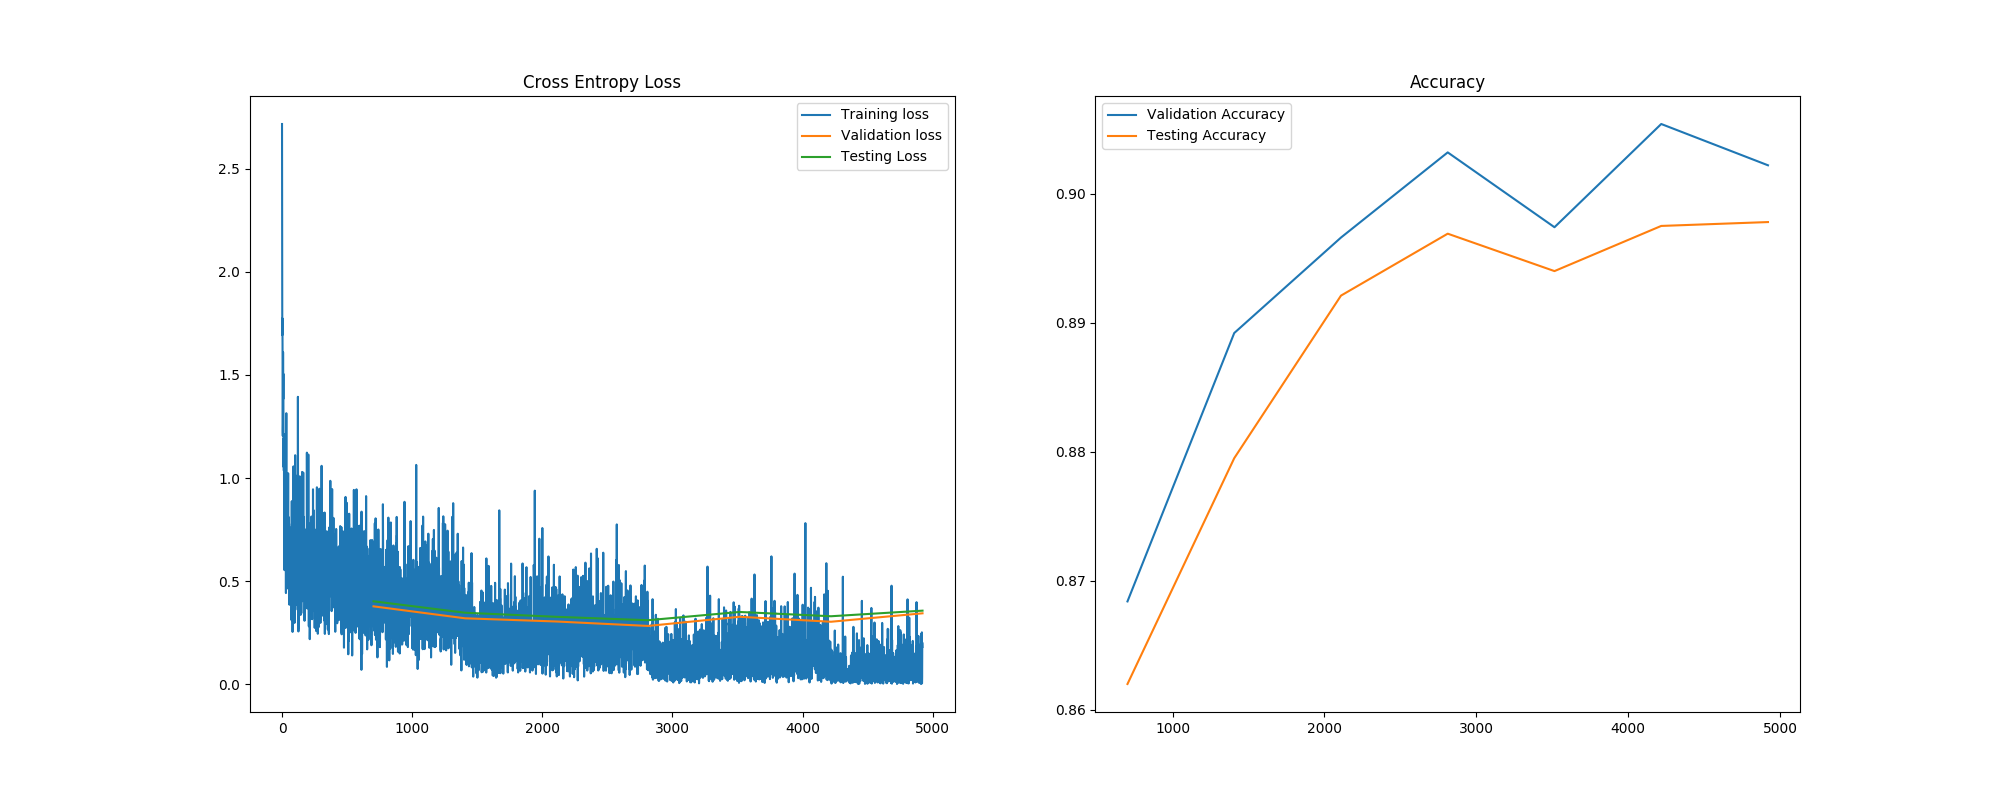

This chart was generated by the following Python code:
import pathlib
import matplotlib.pyplot as plt
import torch
import utils
import time
import typing
import collections
from torch import nn
from dataloaders import load_cifar10
import torchvision



def compute_loss_and_accuracy(
        dataloader: torch.utils.data.DataLoader,
        model: torch.nn.Module,
        loss_criterion: torch.nn.modules.loss._Loss):
    """
    Computes the average loss and the accuracy over the whole dataset
    in dataloader.
    Args:
        dataloder: Validation/Test dataloader
        model: torch.nn.Module
        loss_criterion: The loss criterion, e.g: torch.nn.CrossEntropyLoss()
    Returns:
        [average_loss, accuracy]: both scalar.
    """
    average_loss = 0
    accuracy = 0
    total_images = 0
    total_steps = 0
    correct = 0
    with torch.no_grad():
        for (X_batch, Y_batch) in dataloader:
            # Transfer images/labels to GPU VRAM, if possible
            X_batch = utils.to_cuda(X_batch)
            Y_batch = utils.to_cuda(Y_batch)
            # Forward pass the images through our model
            output_probs = model(X_batch)

            # Compute Loss and Accuracy
            loss = loss_criterion(output_probs, Y_batch) # tensor[value, grad_fn]

            # From the example in pytorch docs:
            _, predicted = torch.max(output_probs.data, 1)
            # Updating variables
            total_images += Y_batch.size(0)
            correct += (predicted == Y_batch).sum().item() 
            average_loss += loss.item()
            total_steps += 1

    average_loss = average_loss/total_steps
    accuracy = correct/total_images

    return average_loss, accuracy


class ExampleModel(nn.Module):
    def __init__(self):
        super().__init__()
        self.model = torchvision.models.resnet18(pretrained=True)
        self.model.fc = nn.Linear(512, 10) # No need to apply softmax,
        # as this is done in nn.CrossEntropyLoss
        for param in self.model.parameters(): # Freeze all parameters
            param.requires_grad = False
        for param in self.model.fc.parameters(): # Unfreeze the last fully-connected
            param.requires_grad = True # layer
        for param in self.model.layer4.parameters(): # Unfreeze the last 5 convolutional
            param.requires_grad = True # layers
    
    def forward(self, x):
        x = self.model(x)
        return x


class Trainer:

    def __init__(self,
                 batch_size: int,
                 learning_rate: float,
                 early_stop_count: int,
                 epochs: int,
                 model: torch.nn.Module,
                 dataloaders: typing.List[torch.utils.data.DataLoader]):
        """
            Initialize our trainer class.
        """
        self.batch_size = batch_size
        self.learning_rate = learning_rate
        self.early_stop_count = early_stop_count
        self.epochs = epochs

        # Since we are doing multi-class classification, we use CrossEntropyLoss
        self.loss_criterion = nn.CrossEntropyLoss()
        # Initialize the model
        self.model = model
        # Transfer model to GPU VRAM, if possible.
        self.model = utils.to_cuda(self.model)
        print(self.model)

        # Define our optimizer.
        self.optimizer = torch.optim.Adam(self.model.parameters(),
                                         self.learning_rate)

        # Load our dataset
        self.dataloader_train, self.dataloader_val, self.dataloader_test = dataloaders

        # Validate our model everytime we pass through 50% of the dataset
        self.num_steps_per_val = len(self.dataloader_train) // 2
        self.global_step = 0
        self.start_time = time.time()

        # Tracking variables
        self.VALIDATION_LOSS = collections.OrderedDict()
        self.TEST_LOSS = collections.OrderedDict()
        self.TRAIN_LOSS = collections.OrderedDict()
        self.VALIDATION_ACC = collections.OrderedDict()
        self.TEST_ACC = collections.OrderedDict()
        self.TRAIN_ACC = collections.OrderedDict()

        self.checkpoint_dir = pathlib.Path("checkpoints")

    def validation_epoch(self):
        """
            Computes the loss/accuracy for all three datasets.
            Train, validation and test.
        """
        
        # Compute for training set
        _train_loss, train_acc = compute_loss_and_accuracy(
            self.dataloader_train, self.model, self.loss_criterion
        )
        self.TRAIN_ACC[self.global_step] = train_acc

        # Compute for validation set
        self.model.eval()
        validation_loss, validation_acc = compute_loss_and_accuracy(
            self.dataloader_val, self.model, self.loss_criterion
        )
        self.VALIDATION_ACC[self.global_step] = validation_acc
        self.VALIDATION_LOSS[self.global_step] = validation_loss
        used_time = time.time() - self.start_time
        print(
            f"Epoch: {self.epoch:>2}",
            f"Batches per seconds: {self.global_step / used_time:.2f}",
            f"Global step: {self.global_step:>6}",
            f"Validation Loss: {validation_loss:.2f},",
            f"Validation Accuracy: {validation_acc:.3f}",
            sep="\t")
        # Compute for testing set
        test_loss, test_acc = compute_loss_and_accuracy(
            self.dataloader_test, self.model, self.loss_criterion
        )
        self.TEST_ACC[self.global_step] = test_acc
        self.TEST_LOSS[self.global_step] = test_loss

        self.model.train()

    def should_early_stop(self):
        """
            Checks if validation loss doesn't improve over early_stop_count epochs.
        """
        # Check if we have more than early_stop_count elements in our validation_loss list.
        if len(self.VALIDATION_LOSS) < self.early_stop_count:
            return False
        # We only care about the last [early_stop_count] losses.
        relevant_loss = list(self.VALIDATION_LOSS.values())[-self.early_stop_count:]
        first_loss = relevant_loss[0]
        if first_loss == min(relevant_loss):
            print("Early stop criteria met")
            return True
        return False

    def train(self):
        """
        Trains the model for [self.epochs] epochs.
        """
        # Track initial loss/accuracy
        def should_validate_model():
            return self.global_step % self.num_steps_per_val == 0

        for epoch in range(self.epochs):
            self.epoch = epoch
            # Perform a full pass through all the training samples
            for X_batch, Y_batch in self.dataloader_train:
                # X_batch is the CIFAR10 images. Shape: [batch_size, 3, 32, 32]
                # Y_batch is the CIFAR10 image label. Shape: [batch_size]
                # Transfer images / labels to GPU VRAM, if possible
                X_batch = utils.to_cuda(X_batch)
                Y_batch = utils.to_cuda(Y_batch)

                # Perform the forward pass
                predictions = self.model(X_batch)
                # Compute the cross entropy loss for the batch
                loss = self.loss_criterion(predictions, Y_batch)
                self.TRAIN_LOSS[self.global_step] = loss.detach().cpu().item()

                # Backpropagation
                loss.backward()

                # Gradient descent step
                self.optimizer.step()

                # Reset all computed gradients to 0
                self.optimizer.zero_grad()
                self.global_step += 1
                 # Compute loss/accuracy for all three datasets.
                if should_validate_model():
                    self.validation_epoch()
                    self.save_model()
                    if self.should_early_stop():
                        print("Early stopping.")
                        return

    def save_model(self):
        def is_best_model():
            """
                Returns True if current model has the lowest validation loss
            """
            validation_losses = list(self.VALIDATION_LOSS.values())
            return validation_losses[-1] == min(validation_losses)

        state_dict = self.model.state_dict()
        filepath = self.checkpoint_dir.joinpath(f"{self.global_step}.ckpt")

        utils.save_checkpoint(state_dict, filepath, is_best_model())

    def load_best_model(self):
        state_dict = utils.load_best_checkpoint(self.checkpoint_dir)
        if state_dict is None:
            print(
                f"Could not load best checkpoint. Did not find under: {self.checkpoint_dir}")
            return
        self.model.load_state_dict(state_dict)


def create_plots(trainer: Trainer, name: str):
    plot_path = pathlib.Path("plots")
    plot_path.mkdir(exist_ok=True)
    # Save plots and show them
    plt.figure(figsize=(20, 8))
    plt.subplot(1, 2, 1)
    plt.title("Cross Entropy Loss")
    utils.plot_loss(trainer.TRAIN_LOSS, label="Training loss")
    utils.plot_loss(trainer.VALIDATION_LOSS, label="Validation loss")
    utils.plot_loss(trainer.TEST_LOSS, label="Testing Loss")
    plt.legend()
    plt.subplot(1, 2, 2)
    plt.title("Accuracy")
    #utils.plot_loss(trainer.TRAIN_ACC, label="Training Accuracy")
    utils.plot_loss(trainer.VALIDATION_ACC, label="Validation Accuracy")
    utils.plot_loss(trainer.TEST_ACC, label="Testing Accuracy")
    plt.legend()
    plt.savefig(plot_path.joinpath(f"{name}_plot.png"))
    plt.show()


if __name__ == "__main__":
    epochs = 10
    batch_size = 32
    learning_rate = 5e-4
    early_stop_count = 4
    dataloaders = load_cifar10(batch_size)
    model = ExampleModel()
    trainer = Trainer(
        batch_size,
        learning_rate,
        early_stop_count,
        epochs,
        model,
        dataloaders
    )
    trainer.train()
    create_plots(trainer, "task2")
    print(
        f"Train Accuracy: {trainer.TRAIN_ACC.popitem(last = True)}",
        f"Test Accuracy: {trainer.TEST_ACC.popitem(last = True)},",
        f"Validation Accuracy: {trainer.VALIDATION_ACC.popitem(last = True)}",
        f"Train Loss: {trainer.TRAIN_LOSS.popitem(last = True)}",
        f"Test Loss: {trainer.TEST_LOSS.popitem(last = True)},",
        f"Validation Loss: {trainer.VALIDATION_LOSS.popitem(last = True)}",
        sep="\t")
